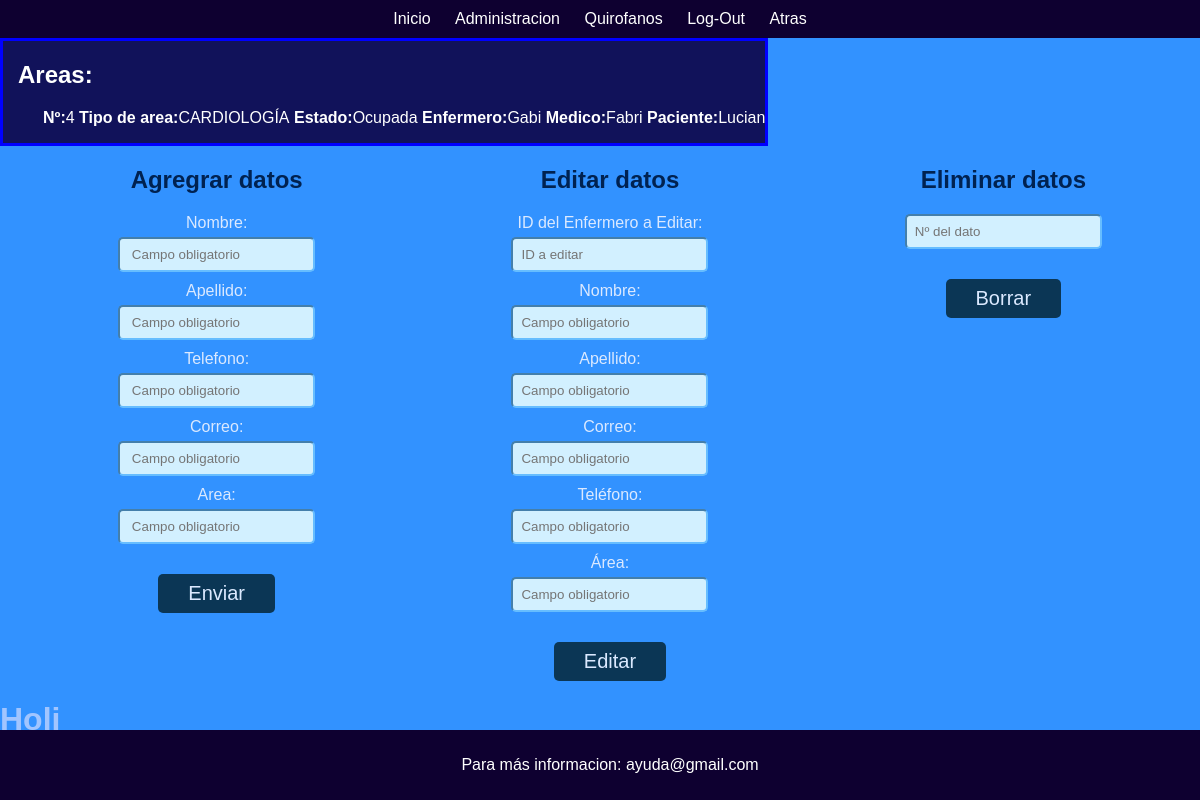
Screenshot of /Punk/adm_areas.php with the database file from the repository.
### tables this page shows
CREATE TABLE `areas` (
  `id_area` int(200) NOT NULL,
  `tipo_de_area` enum('CARDIOLOGÍA','RADIODIAGNÓSTICO','CIRUGÍA GENERAL Y DIGESTIVA','DERMATOLOGÍA','CIRUGÍA ORTOPÉDICA Y TRAUMATOLOGÍA') NOT NULL,
  `ocupado` enum('Ocupada','Libre','Fuera de servicio') NOT NULL,
  `enfermero` text NOT NULL,
  `medico` text NOT NULL,
  `paciente` text NOT NULL
);

### Punk/adm_areas.php (the view, shortened to what this page needs)
<!DOCTYPE html>
<html lang="en">
<head>
    <link rel="stylesheet" href="./css/Punk.css">
</head>
<body id="inicio">
    <div class="top-bar">
        <a href="#inicio">Inicio</a>
        <a href="adm.php">Administracion</a>
        <a href="hospital.php">Quirofanos</a>
        <a href="index.php">Log-Out</a>
        <a href="hospital.php">Atras</a>
    </div>
    <div class="mostrar">
    <h2 style="padding-left: 15px">Areas:</h2>
        <?php
            include ("conexion.php");
            $consulta = mysqli_query($conexion,"SELECT * FROM areas");
            while ($lista_consulta= mysqli_fetch_assoc($consulta) ){
        ?>
            <div>
                <ul>
                    <li><b>Nº:</b> <?php echo $lista_consulta["id_area"];?> </li>
                    <li><b>Tipo de area:</b> <?php echo $lista_consulta["tipo_de_area"];?> </li>
                    <li><b>Estado:</b> <?php echo $lista_consulta["ocupado"];?> </li>
                    <li><b>Enfermero:</b> <?php echo $lista_consulta["enfermero"];?> </li>
                    <li><b>Medico:</b> <?php echo $lista_consulta["medico"];?> </li>
                    <li><b>Paciente:</b> <?php echo $lista_consulta["paciente"];?> </li>
                </ul>
            </div>
        <?php } ?>
    </div>
    <div class="edit">
        <section class="Form">
            <h2>Agregrar datos</h2>
            <form action="insertar_enfermeros.php" method="POST">
                <div>
                    <label> Nombre: </label>
                    <input type="text" name="nombre" placeholder=" Campo obligatorio" required>
                </div>
                <div>
                    <label> Apellido: </label>
                    <input type="text" name="apellido" placeholder=" Campo obligatorio" required>
                </div>
                <div>
                    <label> Telefono: </label>
                    <input type="int" name="telefono" placeholder=" Campo obligatorio" required>
                </div>
                <div>
                    <label> Correo: </label>
                    <input type="email" name="correo" placeholder=" Campo obligatorio" required>
                </div>
                <div>
                    <label> Area: </label>
                    <input type="text" name="area" placeholder=" Campo obligatorio" required>
                </div>
                <div>
                    <button type="submit" data-bs-toggle="modal" data-bs-target="#staticBackdrop">Enviar</button>
                </div>
            </form>
        </section>
        <section class="Form">
    <h2>Editar datos</h2>
    <form action="adm_enfermeros.php" method="POST">
        <div>
            <label>ID del Enfermero a Editar:</label>
            <input type="text" name="id_enfermero" placeholder="ID a editar" required>
        </div>
        <div>
            <label>Nombre:</label>
            <input type="text" name="nombre" placeholder="Campo obligatorio">
        </div>
        <div>
            <label>Apellido:</label>
            <input type="text" name="apellido" placeholder="Campo obligatorio">
        </div>
        <div>
            <label>Correo:</label>
            <input   type="email" name="correo" placeholder="Campo obligatorio">
        </div>
        <div>
            <label>Teléfono:</label>
            <input type="tel" name="telefono" placeholder="Campo obligatorio">
        </div>
        <div>
            <label>Área:</label>
            <input type="text" name="area" placeholder="Campo obligatorio">
        </div>
        <div>
            <button type="submit">Editar</button>
        </div>
    </form>
</section>
        <section>
            <h2>Eliminar datos</h2>
            <form method="POST">
                <input type="text" name="id_enfermero" placeholder="Nº del dato">
                <button type="submit" name="submit" value="Borrar">Borrar</button>
            </form>
        </section>
    </div>
    <h1>Holi</h1>
    <div class="elemento-abajo">
        <p>Para más informacion: ayuda@gmail.com</p>
    </div>
</body>
</html>

### Punk/css/Punk.css (style rules this page uses)
html { height: 100%; }
body { font-family: Arial, sans-serif; margin: 0; padding: 0; color: rgb(161, 197, 255); background-color: rgb(50, 146, 255); height: inherit; }
h1 { margin: 0; }
form { display: flex; flex-direction: column; align-items: center; margin-top: 15px; margin-bottom: 20px; }
label { display: block; margin-bottom: 5px; text-align: center; color: rgb(219, 233, 255); }
input { padding: 8px; border-radius: 5px; margin-bottom: 10px; background-color: rgb(210, 240, 255); border-color: rgb(102, 189, 255); }
button { font-size: 20px; margin-top: 20px; padding: 8px 30px; background-color: rgb(11, 54, 85); color: rgb(219, 233, 255); border: none; border-radius: 5px; cursor: pointer; }
.edit { display: flex; margin-left: 20px; color: rgb(0, 34, 81); justify-content: space-around; }
.edit h2 { text-align: center; }
.top-bar { background-color: #0e0030; color: #fff; padding: 10px 0; text-align: center; }
.top-bar a { color: #fff; text-decoration: none; margin: 0 10px; }
.elemento-abajo { position: fixed; bottom: 0; width: 100%; background-color: #0e0030; color: #fff; padding: 10px; text-align: center; z-index: 999; }

### Punk/adm_areas.php (style rules this page uses)
.mostrar { display: inline-block; color: white; background-color: #11125a; border: 3px solid blue; align-items: center; }
.mostrar ul li { list-style: none; display: inline-flex; color: white; background-color: #11125a; }

### rows the page displays
areas: id_area "4", tipo_de_area "CARDIOLOGÍA", ocupado "Ocupada", enfermero "Gabi", medico "Fabri", paciente "Lucian"
